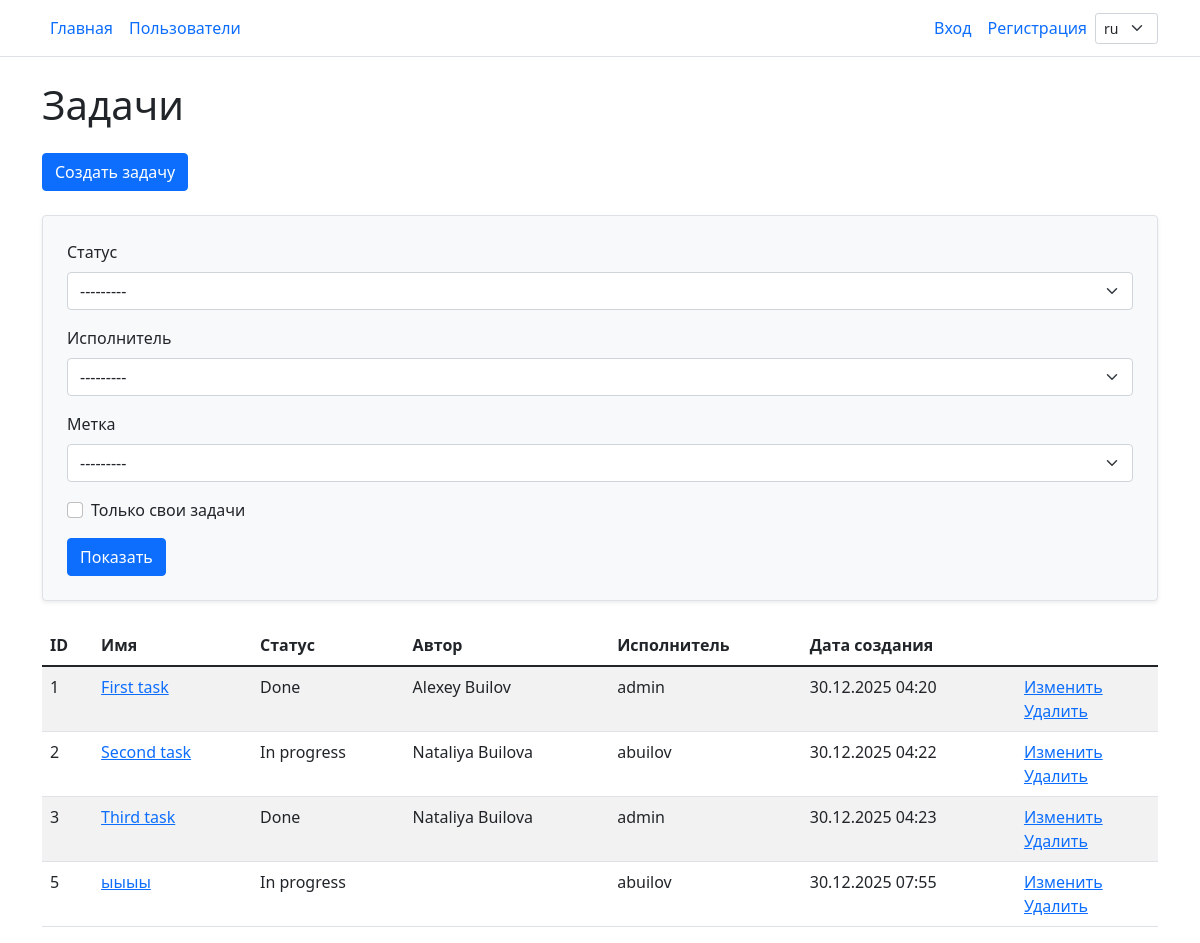
/tasks/, run on an earlier commit of the app's database.
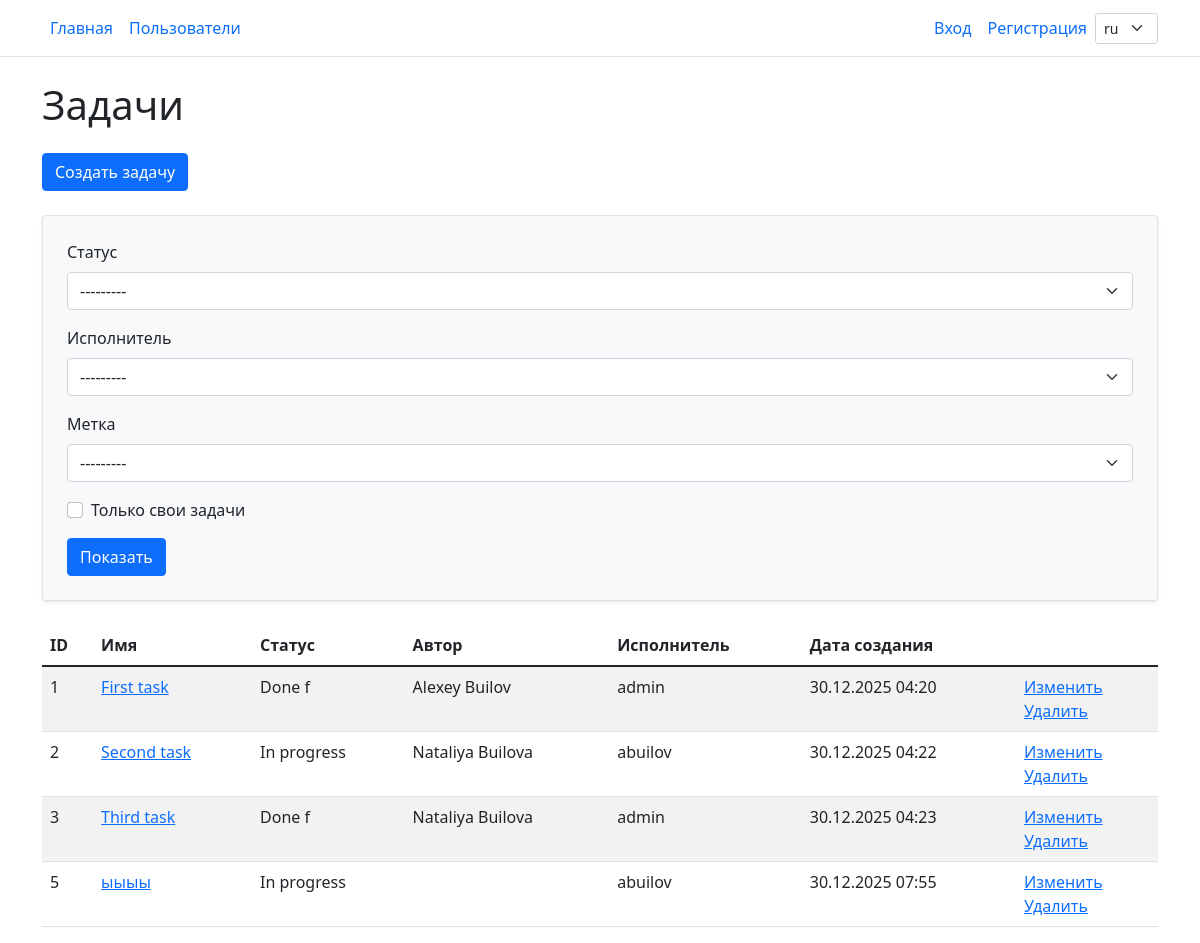
And on a later commit of the database.
### task_manager/tasks/models.py (models this page shows, shortened)
class Task(models.Model):
    title = models.CharField(max_length=100, unique=True)
    description = models.TextField()
    created_at = models.DateTimeField(auto_now_add=True)
    author = models.ForeignKey(
        User,
        on_delete=models.PROTECT,
        related_name='created_tasks',
    )
    current_state = models.ForeignKey(
        TaskState,
        on_delete=models.PROTECT,
        related_name='tasks'
    )
    labels = models.ManyToManyField(
        Label,
        related_name='tasks',
        blank=True,
    )

### task_manager/statuses/models.py (models this page shows)
class TaskState(models.Model):
    name = models.CharField(max_length=100, unique=True)
    created_at = models.DateTimeField(auto_now_add=True)
    def __str__(self):
        return self.name

### task_manager/tasks/views.py (the view)
# urls.py: path('', TasksListView.as_view(), name='index'),
class TasksListView(ListView):
    model = Task
    template_name = 'tasks/index.html'
    context_object_name = 'tasks'
    def get_queryset(self):
        executor_sq = TaskMembership.objects.filter(
            task=OuterRef('pk'), role='executor'
        ).values('user__username')[:1]
        qs = Task.objects.select_related('author', 'current_state').annotate(
            executor=Subquery(executor_sq)
        )
        self.filterset = TaskFilter(
            self.request.GET,
            queryset=qs,
            request=self.request
        )
        return self.filterset.qs
    def get_context_data(self, **kwargs):
        context = super().get_context_data(**kwargs)
        context['filter'] = self.filterset
        return context

### task_manager/labels/models.py (called while the page is built)
    def __str__(self):
        return self.name

### task_manager/tasks/filter.py (called while the page is built)
    def filter_user_tasks(self, queryset, name, value):
        if value in [True, 'on', '1', 'true']:
            user = getattr(self, 'request', None)
            if user:
                user = getattr(user, 'user', None)
            if user:
                return queryset.filter(author=user)
        return queryset

### task_manager/templates/tasks/index.html (shortened to what this page needs)
{% extends 'layout.html' %}
{% load i18n %}
{% block content %}
<div class="container wrapper flex-grow-1">
    <h1 class="my-4">{% translate "Tasks" %}</h1>
    <a href="{% url 'tasks:create' %}" class="btn btn-primary mb-4">{% translate "Create task" %}</a>
    <form method="get" class="p-4 bg-light rounded border shadow-sm mb-4">
        <div class="mb-3">
            <label for="id_status" class="form-label">{% trans "Status" %}</label>
            {{ filter.form.status }}
        </div>
        <div class="mb-3">
            <label for="id_executor" class="form-label">{% trans "Executor" %}</label>
            {{ filter.form.executor }}
        </div>
        <div class="mb-3">
            <label for="id_labels" class="form-label">{% trans "Label" %}</label>
            {{ filter.form.labels }}
        </div>
        <div class="form-check mb-3">
            {{ filter.form.user_tasks }}
            <label class="form-check-label" for="{{ filter.form.user_tasks.id_for_label }}">
                {% trans "Only your tasks" %}
            </label>
        </div>
        <button type="submit" class="btn btn-primary">{% translate "Show" %}</button>
    </form>
    {% if tasks %}
    <table class="table table-striped">
        <thead>
        <tr>
            <th>ID</th>
            <th>{% trans "Name" %}</th>
            <th>{% trans "Status" %}</th>
            <th>{% trans "Author" %}</th>
            <th>{% trans "Executor" %}</th>
            <th>{% trans "Create date" %}</th>
            <th></th>
        </tr>
        </thead>
        <tbody>
        {% for task in tasks %}
        <tr>
            <td>{{ task.id }}</td>
            <td><a href="{% url 'tasks:show' task.pk %}">{{ task.title }}</a></td>
            <td>{{ task.current_state }}</td>
            <td>{{ task.author.first_name }} {{ task.author.last_name }}</td>
            <td>{{ task.executor }}</td>
            <td>{{ task.created_at|date:"d.m.Y H:i" }}</td>
            <td>
                <a href="{% url 'tasks:update' task.pk %}">{% trans "Edit" %}</a><br>
                <a href="{% url 'tasks:delete' task.pk %}">{% trans "Remove" %}</a>
            </td>
        </tr>
        {% endfor %}
        </tbody>
    </table>
    {% endif %}
    {% endblock %}

What changed in the data, as far as the page shows it:
changed through a linked row, Task "First task": current_state "Done" → "Done f"
changed through a linked row, Task "Third task": current_state "Done" → "Done f"
